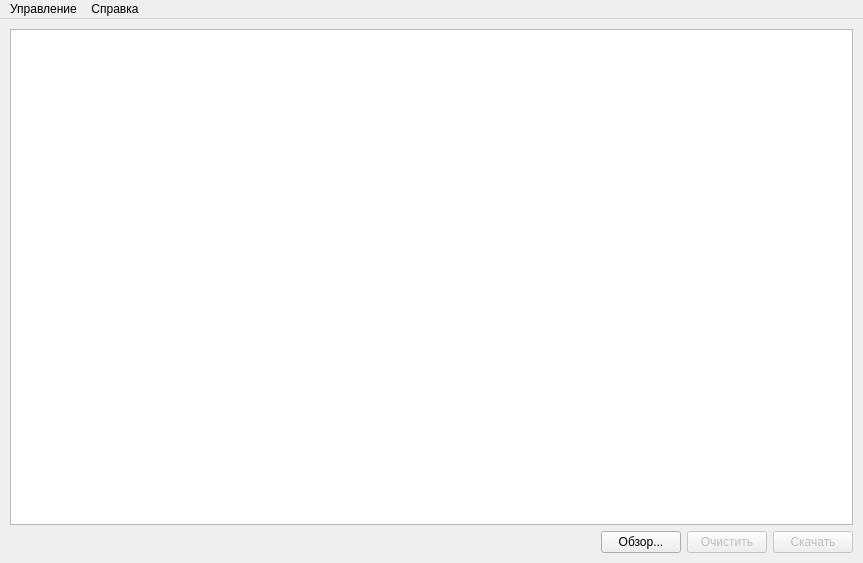
<?xml version="1.0" encoding="UTF-8"?>
<ui version="4.0">
 <class>MainWindow</class>
 <widget class="QMainWindow" name="MainWindow">
  <property name="geometry">
   <rect>
    <x>0</x>
    <y>0</y>
    <width>863</width>
    <height>563</height>
   </rect>
  </property>
  <property name="windowTitle">
   <string>KinDownloader</string>
  </property>
  <widget class="QWidget" name="centralwidget">
   <property name="minimumSize">
    <size>
     <width>863</width>
     <height>542</height>
    </size>
   </property>
   <layout class="QGridLayout" name="gridLayout">
    <item row="0" column="0">
     <layout class="QVBoxLayout" name="verticalLayout">
      <property name="leftMargin">
       <number>1</number>
      </property>
      <property name="topMargin">
       <number>1</number>
      </property>
      <property name="rightMargin">
       <number>1</number>
      </property>
      <property name="bottomMargin">
       <number>1</number>
      </property>
      <item>
       <widget class="QTableView" name="tableView">
        <property name="enabled">
         <bool>true</bool>
        </property>
        <property name="sizePolicy">
         <sizepolicy hsizetype="Expanding" vsizetype="Expanding">
          <horstretch>0</horstretch>
          <verstretch>0</verstretch>
         </sizepolicy>
        </property>
        <property name="selectionBehavior">
         <enum>QAbstractItemView::SelectItems</enum>
        </property>
        <attribute name="horizontalHeaderVisible">
         <bool>true</bool>
        </attribute>
        <attribute name="horizontalHeaderStretchLastSection">
         <bool>false</bool>
        </attribute>
        <attribute name="verticalHeaderStretchLastSection">
         <bool>false</bool>
        </attribute>
       </widget>
      </item>
      <item>
       <layout class="QHBoxLayout" name="horizontalLayout_2">
        <item>
         <spacer name="horizontalSpacer_2">
          <property name="orientation">
           <enum>Qt::Horizontal</enum>
          </property>
          <property name="sizeHint" stdset="0">
           <size>
            <width>677</width>
            <height>20</height>
           </size>
          </property>
         </spacer>
        </item>
        <item>
         <widget class="QPushButton" name="pushButton">
          <property name="text">
           <string>Обзор...</string>
          </property>
         </widget>
        </item>
        <item>
         <widget class="QPushButton" name="pushButton_3">
          <property name="enabled">
           <bool>false</bool>
          </property>
          <property name="sizePolicy">
           <sizepolicy hsizetype="Fixed" vsizetype="Fixed">
            <horstretch>0</horstretch>
            <verstretch>0</verstretch>
           </sizepolicy>
          </property>
          <property name="text">
           <string>Очистить</string>
          </property>
         </widget>
        </item>
        <item>
         <widget class="QPushButton" name="pushButton_2">
          <property name="enabled">
           <bool>false</bool>
          </property>
          <property name="sizePolicy">
           <sizepolicy hsizetype="Fixed" vsizetype="Fixed">
            <horstretch>0</horstretch>
            <verstretch>0</verstretch>
           </sizepolicy>
          </property>
          <property name="text">
           <string>Скачать</string>
          </property>
         </widget>
        </item>
       </layout>
      </item>
     </layout>
    </item>
   </layout>
  </widget>
  <widget class="QMenuBar" name="menubar">
   <property name="geometry">
    <rect>
     <x>0</x>
     <y>0</y>
     <width>863</width>
     <height>21</height>
    </rect>
   </property>
   <widget class="QMenu" name="menu">
    <property name="title">
     <string>Управление</string>
    </property>
    <addaction name="action_3"/>
   </widget>
   <widget class="QMenu" name="menu_2">
    <property name="title">
     <string>Справка</string>
    </property>
    <addaction name="action"/>
    <addaction name="separator"/>
    <addaction name="action_2"/>
   </widget>
   <addaction name="menu"/>
   <addaction name="menu_2"/>
  </widget>
  <action name="action">
   <property name="icon">
    <iconset>
     <normaloff>icon/file-48.png</normaloff>icon/file-48.png</iconset>
   </property>
   <property name="text">
    <string>Лог файл</string>
   </property>
  </action>
  <action name="action_2">
   <property name="icon">
    <iconset>
     <normaloff>icon/certificate-48.png</normaloff>icon/certificate-48.png</iconset>
   </property>
   <property name="text">
    <string>О программе</string>
   </property>
  </action>
  <action name="action_3">
   <property name="icon">
    <iconset>
     <normaloff>icon/setting-48.png</normaloff>icon/setting-48.png</iconset>
   </property>
   <property name="text">
    <string>Настройки</string>
   </property>
  </action>
 </widget>
 <resources/>
 <connections/>
</ui>
